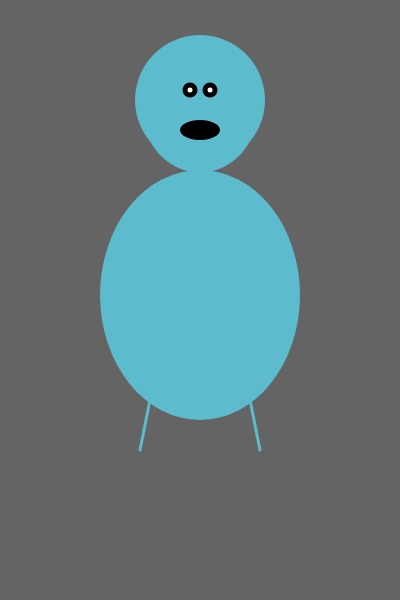
Frame 1 (no input)
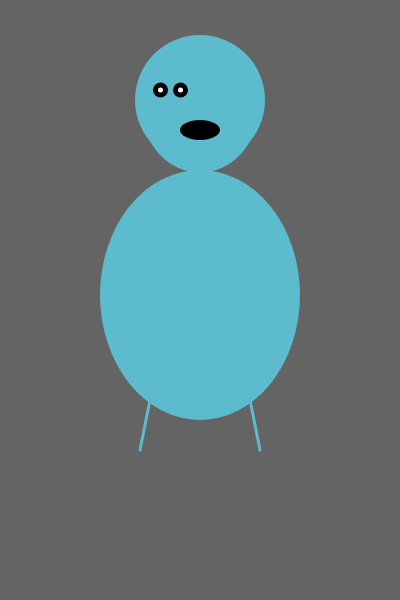
Frame 60 (no input)
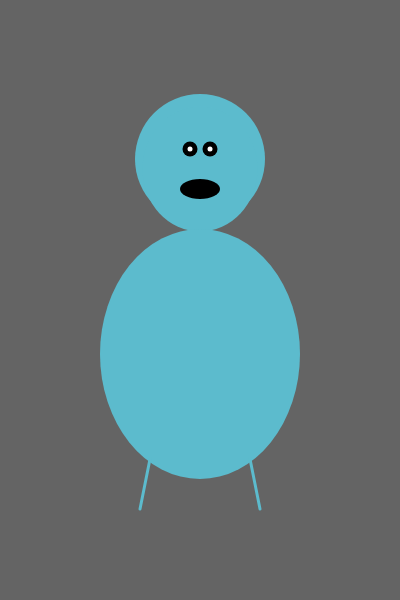
Frame 120 (the mouse pressed at the canvas centre since frame 60)

The p5.js sketch that drew these frames (run headless with seeded random() and noise() and a simulated clock; from frame 60 on, the mouse is pressed at the canvas centre):

// p5.js sketch
// ── sketch.js
// Created by Zechariah Robinson
// Last updated 02/04/17
// This code creates a monster and then makes him either jump or his eyes move based on whether you click your mouse

var page = 0; // sets the initial state of the monster to 0
var eyeDirection = 200; // creates a variable to move the eyes
var yPosition = 100; // creates a variable to move the entire monster up and down
var jumpDir = 1; // creates a variable to change the direction the monster is moving

function setup() {
  createCanvas(400, 600); // creates a canvas on which to draw
}

function draw() {
  background(100) // sets the background to a gray color and prevents there from being a blur/drag effect when the monster is drawn again
  noStroke(); // removes the outline from the shapes and prevents it from coming back when the legs function gets run
  monster(200, yPosition); // draws all the parts of the monster and sets his x and y coordinates

  // Tells the monster what state it needs to be in, either jumping or eye shifting
  if (page == 0) { // moves the monster's eyes when page is 0
    yPosition = 100; // resets the monster's position to 100
    if (mouseX < 135) { // moves the eye left if the mouse is left of the head
      eyeDirection = max(eyeDirection - 0.5, 160); // moves the eyes to the left of the head and stops
    } else if (mouseX > 265) { // moves the eye right if the mouse is right of the head
      eyeDirection = min(eyeDirection + 0.5, 240); // moves the eyes to the right of the head and stops
    } else { // runs this when the mouse is inside the head
      eyeDirection = 200; // sets the eyes back to centered
    }
  } else { // makes the monster jump when page is 1
    eyeDirection = 200; // sets the eyes back to centered
    yPosition = yPosition + jumpDir; // moves the monster by 1 either up or down
    if (yPosition > 200) { // when the monster gets to the bottom, it reverses direction
      jumpDir = jumpDir - 1; // reverses the direction of the monsters movement to up
    } else if (yPosition < 100) { // when the monster gets to the top, it reverses direction
      jumpDir = jumpDir + 1; // reverses the direction of the monsters movement to down
    }
  }
}

// runs this function when the mouse is pressed
function mousePressed() { // switches page to switch between the monster states
  page = 1 - page; // sets page to either 1 or 0
}

// allows you to change the monster's state with a keypress as well as mouse press
function keyPressed() {
  mousePressed(); // run the mousePressed function
}

// draws the monster including his head, eyes, body, and legs
function monster(x, y) {
  head(x, y);
  mouth(x, y);
  eyes(eyeDirection, y);
  body(x, y);
  legs(x, y);
}

// draws the head
function head(x, y) {
  fill(92, 187, 205);
  ellipse(x, y, 130, 130);
  ellipse(x, y + 10, 115, 125);
}

// draws the mouth
function mouth(x, y) {
  fill(0);
  ellipse(x, y + 30, 40, 20);
}

// draws the eyes
function eyes(x, y) {
  // outer eyes
  fill(0);
  ellipse(x + 10, y - 10, 15, 15);
  ellipse(x - 10, y - 10, 15, 15);
  // pupils
  fill(255);
  ellipse(x + 10, y - 10, 5, 5);
  ellipse(x - 10, y - 10, 5, 5);
}

// draws the body
function body(x, y) {
  fill(92, 187, 205);
  ellipse(x, y + 195, 200, 250);
}

// draws the legs of the monster
function legs(x, y) {
  stroke(92, 187, 205);
  strokeWeight(3);
  line(x - 50, y + 300, x - 60, y + 350);
  line(x + 50, y + 300, x + 60, y + 350);
}
